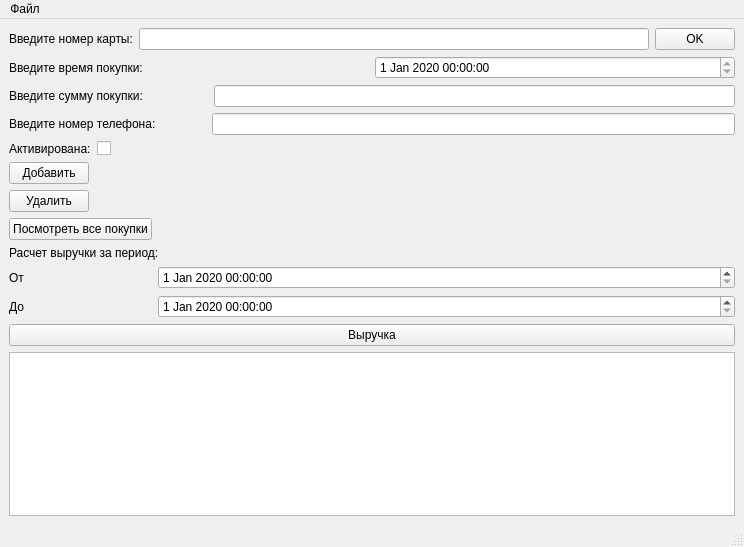
<?xml version="1.0" encoding="UTF-8"?>
<ui version="4.0">
 <class>MainWindow</class>
 <widget class="QMainWindow" name="MainWindow">
  <property name="geometry">
   <rect>
    <x>0</x>
    <y>0</y>
    <width>744</width>
    <height>547</height>
   </rect>
  </property>
  <property name="windowTitle">
   <string>MainWindow</string>
  </property>
  <widget class="QWidget" name="centralwidget">
   <layout class="QFormLayout" name="formLayout">
    <item row="0" column="0" colspan="2">
     <layout class="QHBoxLayout" name="horizontalLayout">
      <item>
       <widget class="QLabel" name="label_5">
        <property name="text">
         <string>Введите номер карты:</string>
        </property>
       </widget>
      </item>
      <item>
       <widget class="QLineEdit" name="cardNum">
        <property name="inputMethodHints">
         <set>Qt::ImhDigitsOnly</set>
        </property>
        <property name="text">
         <string/>
        </property>
        <property name="maxLength">
         <number>12</number>
        </property>
       </widget>
      </item>
      <item>
       <widget class="QPushButton" name="okNum">
        <property name="text">
         <string>OK</string>
        </property>
       </widget>
      </item>
     </layout>
    </item>
    <item row="1" column="0" colspan="2">
     <layout class="QHBoxLayout" name="horizontalLayout_2">
      <item>
       <widget class="QLabel" name="label_4">
        <property name="text">
         <string>Введите время покупки:</string>
        </property>
       </widget>
      </item>
      <item>
       <widget class="QDateTimeEdit" name="dateTime">
        <property name="readOnly">
         <bool>true</bool>
        </property>
        <property name="maximumDateTime">
         <datetime>
          <hour>23</hour>
          <minute>59</minute>
          <second>59</second>
          <year>2020</year>
          <month>12</month>
          <day>31</day>
         </datetime>
        </property>
        <property name="minimumDateTime">
         <datetime>
          <hour>0</hour>
          <minute>0</minute>
          <second>0</second>
          <year>2020</year>
          <month>1</month>
          <day>1</day>
         </datetime>
        </property>
        <property name="minimumDate">
         <date>
          <year>2020</year>
          <month>1</month>
          <day>1</day>
         </date>
        </property>
        <property name="calendarPopup">
         <bool>false</bool>
        </property>
       </widget>
      </item>
     </layout>
    </item>
    <item row="2" column="0" colspan="2">
     <layout class="QHBoxLayout" name="horizontalLayout_3">
      <item>
       <widget class="QLabel" name="label_3">
        <property name="text">
         <string>Введите сумму покупки:</string>
        </property>
       </widget>
      </item>
      <item>
       <spacer name="horizontalSpacer_2">
        <property name="orientation">
         <enum>Qt::Horizontal</enum>
        </property>
        <property name="sizeType">
         <enum>QSizePolicy::Preferred</enum>
        </property>
        <property name="sizeHint" stdset="0">
         <size>
          <width>65</width>
          <height>20</height>
         </size>
        </property>
       </spacer>
      </item>
      <item>
       <widget class="QLineEdit" name="sumBuy">
        <property name="maxLength">
         <number>7</number>
        </property>
        <property name="readOnly">
         <bool>true</bool>
        </property>
       </widget>
      </item>
     </layout>
    </item>
    <item row="3" column="0" colspan="2">
     <layout class="QHBoxLayout" name="horizontalLayout_4">
      <item>
       <widget class="QLabel" name="label_2">
        <property name="text">
         <string>Введите номер телефона:</string>
        </property>
       </widget>
      </item>
      <item>
       <spacer name="horizontalSpacer">
        <property name="orientation">
         <enum>Qt::Horizontal</enum>
        </property>
        <property name="sizeType">
         <enum>QSizePolicy::Fixed</enum>
        </property>
        <property name="sizeHint" stdset="0">
         <size>
          <width>50</width>
          <height>20</height>
         </size>
        </property>
       </spacer>
      </item>
      <item>
       <widget class="QLineEdit" name="phone_num">
        <property name="readOnly">
         <bool>true</bool>
        </property>
       </widget>
      </item>
     </layout>
    </item>
    <item row="4" column="0">
     <layout class="QHBoxLayout" name="horizontalLayout_5">
      <item>
       <widget class="QLabel" name="label">
        <property name="text">
         <string>Активирована:</string>
        </property>
       </widget>
      </item>
      <item>
       <widget class="QCheckBox" name="checkAct">
        <property name="text">
         <string/>
        </property>
        <property name="checked">
         <bool>false</bool>
        </property>
       </widget>
      </item>
     </layout>
    </item>
    <item row="8" column="0" colspan="2">
     <widget class="QLabel" name="label_8">
      <property name="layoutDirection">
       <enum>Qt::LeftToRight</enum>
      </property>
      <property name="text">
       <string>Расчет выручки за период:</string>
      </property>
     </widget>
    </item>
    <item row="11" column="0">
     <widget class="QLabel" name="label_6">
      <property name="text">
       <string>От</string>
      </property>
     </widget>
    </item>
    <item row="11" column="1">
     <widget class="QDateTimeEdit" name="from">
      <property name="date">
       <date>
        <year>2020</year>
        <month>1</month>
        <day>1</day>
       </date>
      </property>
      <property name="maximumDateTime">
       <datetime>
        <hour>23</hour>
        <minute>59</minute>
        <second>59</second>
        <year>2020</year>
        <month>12</month>
        <day>31</day>
       </datetime>
      </property>
      <property name="minimumDateTime">
       <datetime>
        <hour>0</hour>
        <minute>0</minute>
        <second>0</second>
        <year>2020</year>
        <month>1</month>
        <day>1</day>
       </datetime>
      </property>
     </widget>
    </item>
    <item row="12" column="0">
     <widget class="QLabel" name="label_7">
      <property name="text">
       <string>До</string>
      </property>
     </widget>
    </item>
    <item row="12" column="1">
     <widget class="QDateTimeEdit" name="to">
      <property name="date">
       <date>
        <year>2020</year>
        <month>1</month>
        <day>1</day>
       </date>
      </property>
      <property name="maximumDateTime">
       <datetime>
        <hour>23</hour>
        <minute>59</minute>
        <second>59</second>
        <year>2020</year>
        <month>12</month>
        <day>31</day>
       </datetime>
      </property>
      <property name="minimumDateTime">
       <datetime>
        <hour>0</hour>
        <minute>0</minute>
        <second>0</second>
        <year>2020</year>
        <month>1</month>
        <day>1</day>
       </datetime>
      </property>
     </widget>
    </item>
    <item row="13" column="0" colspan="2">
     <widget class="QPushButton" name="count">
      <property name="text">
       <string>Выручка</string>
      </property>
     </widget>
    </item>
    <item row="14" column="0" colspan="2">
     <widget class="QTextBrowser" name="result">
      <property name="font">
       <font>
        <pointsize>20</pointsize>
        <weight>75</weight>
        <bold>true</bold>
       </font>
      </property>
     </widget>
    </item>
    <item row="5" column="0">
     <widget class="QPushButton" name="okAll">
      <property name="text">
       <string>Добавить</string>
      </property>
     </widget>
    </item>
    <item row="6" column="0">
     <widget class="QPushButton" name="del">
      <property name="text">
       <string>Удалить</string>
      </property>
     </widget>
    </item>
    <item row="7" column="0">
     <widget class="QPushButton" name="write">
      <property name="text">
       <string>Посмотреть все покупки</string>
      </property>
     </widget>
    </item>
   </layout>
  </widget>
  <widget class="QMenuBar" name="menubar">
   <property name="geometry">
    <rect>
     <x>0</x>
     <y>0</y>
     <width>744</width>
     <height>27</height>
    </rect>
   </property>
   <widget class="QMenu" name="file">
    <property name="title">
     <string>Файл</string>
    </property>
    <addaction name="save"/>
    <addaction name="load"/>
   </widget>
   <addaction name="file"/>
  </widget>
  <widget class="QStatusBar" name="statusbar"/>
  <action name="save">
   <property name="text">
    <string>Сохранить</string>
   </property>
  </action>
  <action name="load">
   <property name="text">
    <string>Загрузить</string>
   </property>
  </action>
 </widget>
 <resources/>
 <connections/>
</ui>
